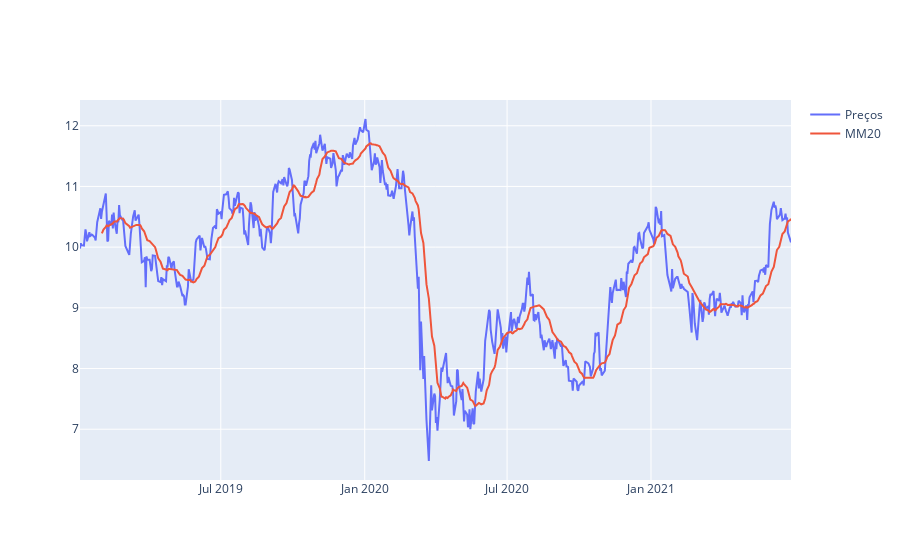

Notebook code for this chart:
### Code cell
fig = go.Figure()
fig.add_trace(go.Scatter(name='Preços', x=itsa4.index, y=itsa4['ITAU']))
fig.add_trace(go.Scatter(name='MM20', x=itsa4.index, y=mm_20p['ITAU']))
fig.show()

### Figure 1 — Plotly figure (JSON) as saved in the notebook; plotly's stock layout.template omitted (floating-point values rounded to 4 significant figures; data arrays with more than 128 entries replaced by an {"elided": "..."} marker saying what was removed)
{"data": [{"name": "Preços", "type": "scatter", "x": {"elided": "617 str values"}, "y": {"elided": "617 float values"}}, {"name": "MM20", "type": "scatter", "x": {"elided": "617 str values"}, "y": {"elided": "617 float values"}}], "layout": {}}
